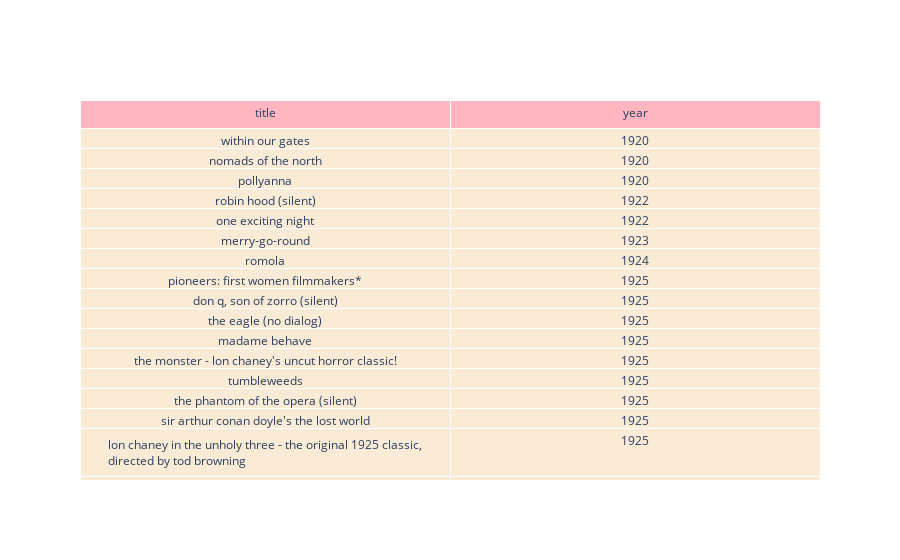

Notebook code cell kept with this figure:
### Code cell
fig = go.Figure(data=[go.Table(header=dict(values=['title', 'year'],fill_color='lightpink'),
                 cells=dict(values=[content_year['title'],content_year['year']],fill_color='antiquewhite'))
                     ])
fig.show()

### Figure 1 — Plotly figure (JSON) as saved in the notebook; plotly's stock layout.template omitted (floating-point values rounded to 4 significant figures)
{"data": [{"cells": {"fill": {"color": "antiquewhite"}, "values": [["within our gates", "nomads of the north", "pollyanna", "robin hood (silent)", "one exciting night", "merry-go-round", "romola", "pioneers: first women filmmakers*", "don q, son of zorro (silent)", "the eagle (no dialog)", "madame behave", "the monster - lon chaney's uncut horror classic!", "tumbleweeds", "the phantom of the opera (silent)", "sir arthur conan doyle's the lost world", "lon chaney in the unholy three - the original 1925 classic, directed by tod browning", "rex the devil horse (silent)", "the pleasure garden", "college", "steamboat willie"], [1920, 1920, 1920, 1922, 1922, 1923, 1924, 1925, 1925, 1925, 1925, 1925, 1925, 1925, 1925, 1925, 1926, 1926, 1927, 1928]]}, "header": {"fill": {"color": "lightpink"}, "values": ["title", "year"]}, "type": "table"}], "layout": {}}
